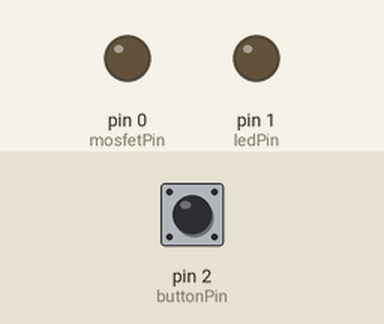
A sketch run on a simulated Arduino Uno, built with avr-gcc and run on an emulated ATmega328P. Shown: output pins drawn as LEDs (lit = HIGH). The inputs (shaded band) are chosen by the test bench; at power-on: pin 2 (buttonPin) HIGH.

Above: at 1.2 s.
1.3 s: pin 2 (buttonPin) pulled LOW for 0.15 s
At 2.2 s:
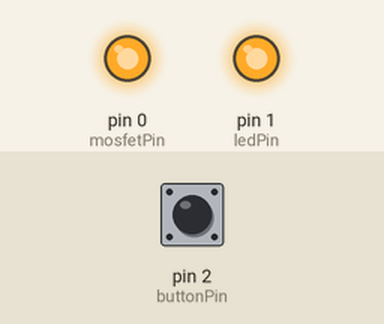
2.9 s: pin 2 (buttonPin) pulled LOW for 1 s
At 3.4 s:
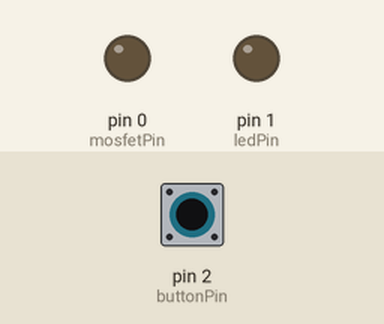
5.4 s: pin 2 (buttonPin) pulled LOW for 3.2 s
At 6.5 s:
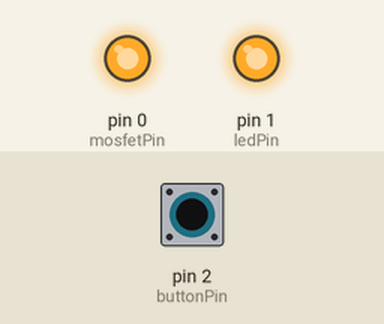
Timing chart, 0 to 8.4 s (numbered marks = the images above; inputs shaded):
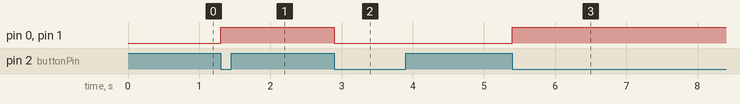

The sketch:

mosfet_control_button_test_28.4.ino
```cpp
const int buttonPin = 2;    // Push button connected to pin 2
const int mosfetPin = 0;   // MOSFET gate connected to pin 13
const int ledPin = 1;
bool ledState = false;      // variable for storing the LED state

void setup() {
  pinMode(ledPin, OUTPUT);  // Built-in LED pin as output
  pinMode(mosfetPin, OUTPUT);    // MOSFET gate pin as output
  pinMode(buttonPin, INPUT_PULLUP); // Enable internal pull-up resistor for button pin
}

void loop() {
  int buttonState = digitalRead(buttonPin);  // Read the state of the push button

  if (buttonState == LOW) {  // If push button is pressed (LOW due to pull-up resistor)
    // Toggle LED state
    ledState = !ledState;
    // Set both LEDs accordingly
    digitalWrite(ledPin, ledState ? HIGH : LOW);  // Built-in LED
    digitalWrite(mosfetPin, ledState ? HIGH : LOW);    // MOSFET gate LED
    // Wait for button release to avoid multiple toggles
    while (digitalRead(buttonPin) == LOW) {}
    // Add a small delay to debounce
    delay(50);
  }
}
```

Measured:
- after the input at 1.3 s, pin 0 (mosfetPin), pin 1 (ledPin): LOW → HIGH at once
- after the input at 2.9 s, pin 0 (mosfetPin), pin 1 (ledPin): HIGH → LOW at once
- after the input at 5.4 s, pin 0 (mosfetPin), pin 1 (ledPin): LOW → HIGH at once
